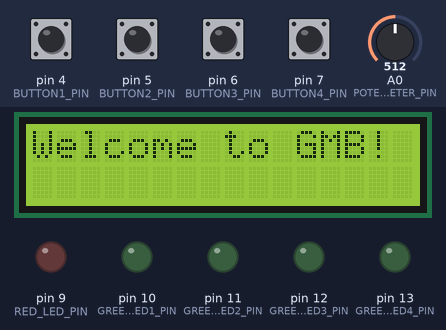
Recording of a program running on a simulated Arduino Uno, built with avr-gcc and run on an emulated ATmega328P. Shown: 16×2 character LCD, output pins drawn as LEDs (lit = HIGH). The test bench sets the inputs (shaded band); at power-on: pin 4 (BUTTON1_PIN), pin 5 (BUTTON2_PIN), pin 6 (BUTTON3_PIN), pin 7 (BUTTON4_PIN) LOW, A0 (POTENTIOMETER_PIN) = 512. Sleep ends after the set time or at an interrupt; random numbers use the default seed unless the program sets one.

Above: at 1.2 s.
1.3 s: A0 (POTENTIOMETER_PIN) set to 268
At 4.29 s:
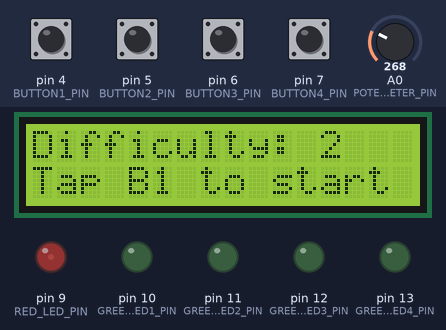
4.3 s: A0 (POTENTIOMETER_PIN) set to 246
At 4.9 s:
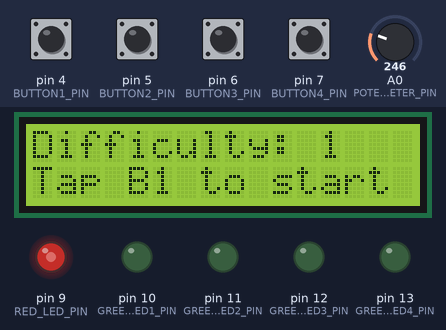
7.1 s: pin 4 (BUTTON1_PIN) pulled HIGH for 0.15 s
At 9.2 s:
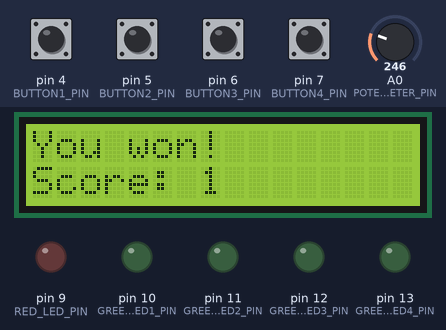
10.2 s: pin 5 (BUTTON2_PIN) pulled HIGH for 1 s
At 12.3 s:
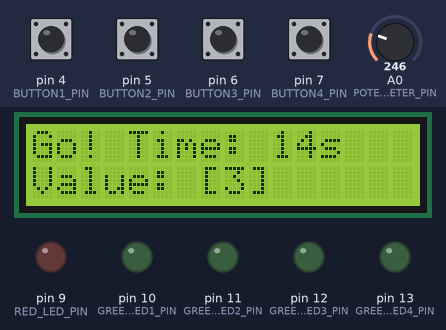
12.7 s: pin 6 (BUTTON3_PIN) pulled HIGH for 0.15 s
At 12.77 s:
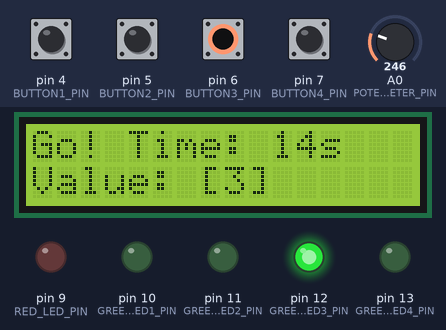
14.3 s: pin 7 (BUTTON4_PIN) pulled HIGH for 0.15 s
At 27.2 s:
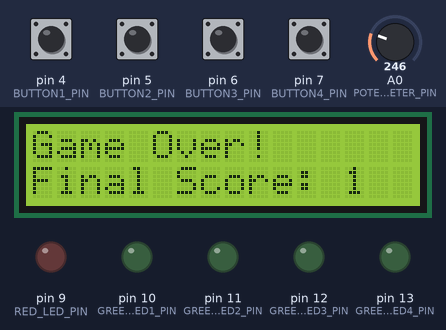
Timing chart, 0 to 51.7 s (numbered marks = the images above; inputs shaded):
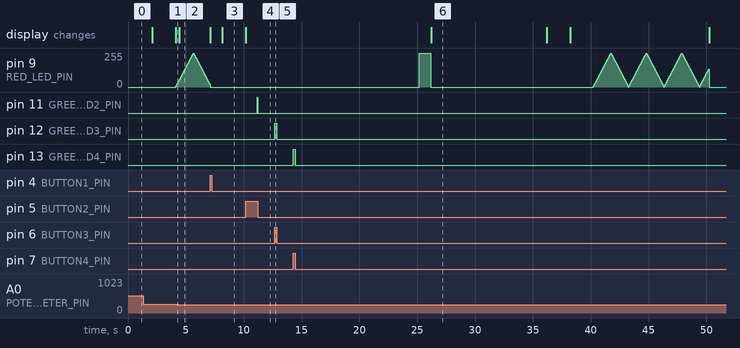

The program:

main.cpp
```cpp
#include <Arduino.h>
#include <functions.h>

/**
 * A simple binary numbers game for the Arduino Uno R3
 * Authors: Jiekai Sun, Weijie Fu
 * Circuit reference: https://www.tinkercad.com/things/epSlpAZTefP-givemethebinary?sharecode=rppd_5WtQ8WaYqnvDhg68Ee-5P04I2m4gol8a1v37rE
 **/

// Game variables
GameState gameState;
int difficulty;
int score;
int currentRandomValue;
int currentMaxTime;

// Red LED variables
int redLedBrightness;
int redLedBrightnessStep;
unsigned long previousFadeMillis;

// Timing variables
unsigned long previousMillis;
unsigned long timerInterval;
bool timeWindowHasElapsed;

// Arrays
int leds[LED_COUNT] = { GREEN_LED1_PIN, GREEN_LED2_PIN, GREEN_LED3_PIN, GREEN_LED4_PIN };
int buttons[BUTTON_COUNT] = { BUTTON1_PIN, BUTTON2_PIN, BUTTON3_PIN, BUTTON4_PIN };

LiquidCrystal_I2C lcd(0x27, 16, 2); // 0x27 is the most common address for I2C LCDs

void setup() {
    randomSeed(analogRead(UNCONNECTED_ANALOG_PIN));
    for (int i = 0; i < LED_COUNT; i++) {
        pinMode(leds[i], OUTPUT);
    }
    for (int i = 0; i < BUTTON_COUNT; i++) {
        pinMode(buttons[i], INPUT);
    }
    pinMode(RED_LED_PIN, OUTPUT);
    pinMode(POTENTIOMETER_PIN, INPUT);
    lcd.init();
    lcd.backlight();
    gameState = STATE_INITIALIZE;
}

void loop() {
    switch (gameState) {
    case STATE_INITIALIZE:
        initializeGame();
        break;
    case STATE_SETTINGS:
        setupDifficulty();
        break;
    case STATE_ROUND_SETUP:
        setupRound();
        break;
    case STATE_PROCESS_GAME:
        processGame();
        break;
    case STATE_RESOLVE_ROUND:
        resolveRound();
        break;
    case STATE_GAME_OVER:
        showGameOver();
        break;
    default:
        break;
    }
}
```

defines.h
```cpp
#ifndef __DEFINES_H__
#define __DEFINES_H__

// General constants
#define LED_COUNT 4
#define BUTTON_COUNT 4
#define MAX_RANDOM 15
#define RED_LED_BRIGHTNESS_STEP 5
#define VERY_EASY 1
#define EASY 2
#define NORMAL 3
#define HARD 4

// Time windows in milliseconds
#define INITIALIZATION_DELAY 2000
#define GAME_OVER_DELAY 10000
#define SET_DIFFICULTY_TIME_WINDOW 10000
#define ROUND_SETUP_DELAY 1000
#define ROUND_RESOLUTION_DELAY 2000
#define ROUND_MAX_TIME_WINDOW 15000
#define ROUND_MIN_TIME_WINDOW 3000
#define ROUND_TIME_DELTA 1000
#define RED_LED_DELAY 1000
#define RED_LED_FADE_DELAY 30

// Pins
#define BUTTON1_PIN 4               // Pin 4, 5, 6, 7 are interrupt capable thanks to EnableInterrupt
#define BUTTON2_PIN 5
#define BUTTON3_PIN 6
#define BUTTON4_PIN 7
#define GREEN_LED1_PIN 10
#define GREEN_LED2_PIN 11
#define GREEN_LED3_PIN 12
#define GREEN_LED4_PIN 13
#define RED_LED_PIN 9               // Must be a PWM capable pin
#define POTENTIOMETER_PIN A0
#define UNCONNECTED_ANALOG_PIN A3   // Must be unused for better randomness

enum GameState {
    STATE_INITIALIZE,
    STATE_SETTINGS,
    STATE_ROUND_SETUP,
    STATE_PROCESS_GAME,
    STATE_RESOLVE_ROUND,
    STATE_GAME_OVER
};

#endif
```

functions.cpp
```cpp
#include <functions.h>
#include <EnableInterrupt.h>
#include <avr/sleep.h>

void initializeGame() {
    // Resets game variables
    redLedBrightness = 0;
    redLedBrightnessStep = RED_LED_BRIGHTNESS_STEP;
    previousFadeMillis = 0;
    score = 0;
    difficulty = VERY_EASY;
    currentMaxTime = ROUND_MAX_TIME_WINDOW;
    lcd.clear();
    lcd.setCursor(0, 0);
    lcd.print("Welcome to GMB!");
    delay(INITIALIZATION_DELAY);
    lcd.clear();
    lcd.setCursor(0, 0);
    lcd.print("Choose the");
    lcd.setCursor(0, 1);
    lcd.print("difficulty");
    delay(INITIALIZATION_DELAY);
    // Sets up time window for difficulty setup
    gameState = STATE_SETTINGS;
    timerInterval = SET_DIFFICULTY_TIME_WINDOW;
    timeWindowHasElapsed = false;
    previousMillis = millis();
}

void setupDifficulty() {
    if (timeWindowHasElapsed) {
        digitalWrite(RED_LED_PIN, LOW);
        enterSleepMode();
    } else {
        unsigned long currentMillis = millis();
        if (currentMillis - previousMillis >= timerInterval) {
            timeWindowHasElapsed = true;
        }
        int potentiometerValue = analogRead(POTENTIOMETER_PIN);
        int newDifficulty = getDifficulty(potentiometerValue);
        if (difficulty != newDifficulty) {
            difficulty = newDifficulty;
            lcd.clear();
            lcd.setCursor(0, 0);
            lcd.print("Difficulty: " + String(difficulty));
            lcd.setCursor(0, 1);
            lcd.print("Tap B1 to start");
        }
        fadeRedLED();
        if (digitalRead(buttons[0]) == HIGH) {
            digitalWrite(RED_LED_PIN, LOW);
            gameState = STATE_ROUND_SETUP;
        }
    }
}

void setupRound() {
    lcd.clear();
    lcd.setCursor(0, 0);
    lcd.print("Go! Time: " + String(currentMaxTime/1000) + "s");
    currentRandomValue = random(0, MAX_RANDOM + 1);
    lcd.setCursor(0, 1);
    lcd.print("Value: [" + String(currentRandomValue) + "]");
    delay(ROUND_SETUP_DELAY);
    // Sets up the time window for the upcoming round
    gameState = STATE_PROCESS_GAME;
    timerInterval = currentMaxTime;
    previousMillis = millis();
}

void processGame() {
    if (timeWindowHasElapsed) {
        gameState = STATE_GAME_OVER;
    } else {
        unsigned long currentMillis = millis();
        if (currentMillis - previousMillis >= timerInterval) {
            timeWindowHasElapsed = true;
        }
        updateLEDs();
        if (currentRandomValue == getPlayerBinaryValue()) {
            gameState = STATE_RESOLVE_ROUND;
        }
    }
}

int getPlayerBinaryValue() {
  return (digitalRead(leds[0]) == HIGH ? 8 : 0)
    + (digitalRead(leds[1]) == HIGH ? 4 : 0)
    + (digitalRead(leds[2]) == HIGH ? 2 : 0)
    + (digitalRead(leds[3]) == HIGH ? 1 : 0);
}

void resolveRound() {
    score++;
    // The time window decreases each successful round by an amount multiplied by the difficulty scale
    if (currentMaxTime - (ROUND_TIME_DELTA * difficulty) >= ROUND_MIN_TIME_WINDOW) {
        currentMaxTime -= ROUND_TIME_DELTA * difficulty;
    }
    lcd.clear();
    lcd.setCursor(0, 0);
    lcd.print("You won!");
    lcd.setCursor(0, 1);
    lcd.print("Score: " + String(score));
    delay(ROUND_RESOLUTION_DELAY);
    turnOffLEDs();
    gameState = STATE_ROUND_SETUP;
}

void showGameOver() {
    digitalWrite(RED_LED_PIN, HIGH);
    delay(RED_LED_DELAY);
    digitalWrite(RED_LED_PIN, LOW);
    turnOffLEDs();
    lcd.clear();
    lcd.setCursor(0, 0);
    lcd.print("Game Over!");
    lcd.setCursor(0, 1);
    lcd.print("Final Score: " + String(score));
    delay(GAME_OVER_DELAY);
    gameState = STATE_INITIALIZE;
}

void updateLEDs() {
    for (int i = 0; i < BUTTON_COUNT; i++) {
        if (digitalRead(buttons[i]) == HIGH) {
            digitalWrite(leds[i], HIGH);
        } else {
            digitalWrite(leds[i], LOW);
        }
    }
}

void turnOffLEDs() {
    for (int i = 0; i < LED_COUNT; i++) {
        digitalWrite(leds[i], LOW);
    }
}

void fadeRedLED() {
    unsigned long currentMillis = millis();
    if (currentMillis - previousFadeMillis >= RED_LED_FADE_DELAY) {
        previousFadeMillis = currentMillis;
        redLedBrightness += redLedBrightnessStep;
        if (redLedBrightness <= 0 || redLedBrightness >= 255) {
            redLedBrightness = constrain(redLedBrightness, 0, 255); // Clamps brightness between 0 and 255
            redLedBrightnessStep = -redLedBrightnessStep;
        }
        analogWrite(RED_LED_PIN, redLedBrightness);
    }
}

void enterSleepMode() {
    lcd.noBacklight();
    lcd.noDisplay();
    set_sleep_mode(SLEEP_MODE_PWR_DOWN);            // Sets the sleep mode
    sleep_enable();                                 // Removes the safety pin
    enableInterrupt(BUTTON1_PIN, wakeUp, RISING);   // RISING is preferrable to HIGH since it only triggers once on press
    enableInterrupt(BUTTON2_PIN, wakeUp, RISING);
    enableInterrupt(BUTTON3_PIN, wakeUp, RISING);
    enableInterrupt(BUTTON4_PIN, wakeUp, RISING);
    sleep_mode();                                   // Actually put to sleep here
    sleep_disable();                                // Re-enables all functions
    disableInterrupt(BUTTON1_PIN);
    disableInterrupt(BUTTON2_PIN);
    disableInterrupt(BUTTON3_PIN);
    disableInterrupt(BUTTON4_PIN);
    lcd.display();
    lcd.backlight();
}

void wakeUp() {
    gameState = STATE_INITIALIZE;
}

int getDifficulty(int value) {
    if (value <= 255) {
        return VERY_EASY;
    } else if (value <= 511) {
        return EASY;
    } else if (value <= 767) {
        return NORMAL;
    } else {
        return HARD;
    }
}
```

functions.h
```cpp
#ifndef __FUNCTIONS_H__
#define __FUNCTIONS_H__

#include <defines.h>
#include <LiquidCrystal_I2C.h>

extern GameState gameState;
extern int difficulty;
extern int score;
extern int currentRandomValue;
extern int currentMaxTime;
extern int redLedBrightness;
extern int redLedBrightnessStep;
extern unsigned long previousFadeMillis;
extern unsigned long previousMillis;
extern unsigned long timerInterval;
extern bool timeWindowHasElapsed;
extern int leds[];
extern int buttons[];
extern LiquidCrystal_I2C lcd;

// Shows a welcome page while also setting things up
void initializeGame();

// Sets the difficulty choosen. Will either go to next state or put the device to sleep
void setupDifficulty();

// Sets up a new round
void setupRound();

// Reads user input and checks the win condition
void processGame();

// Successful round scenario
void resolveRound();

// Unsuccessful round scenario
void showGameOver();

// Powers on/off the LEDs accordingly
void updateLEDs();

// Turns off all LEDs;
void turnOffLEDs();

// Fades the red LED
void fadeRedLED();

// Puts the device to sleep
void enterSleepMode();

// Instructions to be executed upon wake
void wakeUp();

// Maps an input value to the corresponding difficulty
int getDifficulty(int value);

// Returns the player's input values
int getPlayerBinaryValue();

#endif
```

Measured:
- the behaviour switches between 256 and 255 on A0 (POTENTIOMETER_PIN) (found by bisection; images 1 and 2)
- after the input at 4.3 s, the display: changes after 0.15 s (image 2)
- after the input at 7.1 s, the display: first changes at once (image 3 shows a later state)
- after the input at 10.2 s, pin 11 (GREEN_LED2_PIN): LOW → HIGH after 0.97 s, → LOW 0.03 s later
- after the input at 12.7 s, pin 12 (GREEN_LED3_PIN): LOW → HIGH at once, → LOW 0.15 s later
- after the input at 14.3 s, pin 13 (GREEN_LED4_PIN): LOW → HIGH at once, → LOW 0.15 s later
- what the display in image 3 shows lasts 2.1 s, from 8.1 s to 10.2 s
